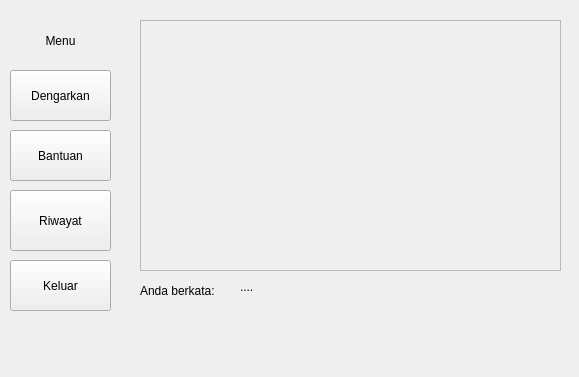
<?xml version="1.0" encoding="UTF-8"?>
<ui version="4.0">
 <class>Transibi</class>
 <widget class="QMainWindow" name="Transibi">
  <property name="geometry">
   <rect>
    <x>0</x>
    <y>0</y>
    <width>579</width>
    <height>377</height>
   </rect>
  </property>
  <property name="windowTitle">
   <string>Transibi - Penerjemah Suara ke SIBI</string>
  </property>
  <widget class="QWidget" name="centralWidget">
   <widget class="QPushButton" name="listenBtn">
    <property name="geometry">
     <rect>
      <x>10</x>
      <y>70</y>
      <width>101</width>
      <height>51</height>
     </rect>
    </property>
    <property name="text">
     <string>Dengarkan</string>
    </property>
   </widget>
   <widget class="QPushButton" name="helpBtn">
    <property name="geometry">
     <rect>
      <x>10</x>
      <y>130</y>
      <width>101</width>
      <height>51</height>
     </rect>
    </property>
    <property name="text">
     <string>Bantuan</string>
    </property>
   </widget>
   <widget class="QPushButton" name="historyBtn">
    <property name="geometry">
     <rect>
      <x>10</x>
      <y>190</y>
      <width>101</width>
      <height>61</height>
     </rect>
    </property>
    <property name="text">
     <string>Riwayat</string>
    </property>
   </widget>
   <widget class="QPushButton" name="exitBtn">
    <property name="geometry">
     <rect>
      <x>10</x>
      <y>260</y>
      <width>101</width>
      <height>51</height>
     </rect>
    </property>
    <property name="text">
     <string>Keluar</string>
    </property>
   </widget>
   <widget class="QLabel" name="label">
    <property name="geometry">
     <rect>
      <x>20</x>
      <y>30</y>
      <width>81</width>
      <height>21</height>
     </rect>
    </property>
    <property name="text">
     <string>Menu</string>
    </property>
    <property name="alignment">
     <set>Qt::AlignCenter</set>
    </property>
   </widget>
   <widget class="QFrame" name="frame">
    <property name="geometry">
     <rect>
      <x>140</x>
      <y>20</y>
      <width>421</width>
      <height>251</height>
     </rect>
    </property>
    <property name="frameShape">
     <enum>QFrame::StyledPanel</enum>
    </property>
    <property name="frameShadow">
     <enum>QFrame::Raised</enum>
    </property>
   </widget>
   <widget class="QLabel" name="label_2">
    <property name="geometry">
     <rect>
      <x>140</x>
      <y>280</y>
      <width>101</width>
      <height>21</height>
     </rect>
    </property>
    <property name="text">
     <string>Anda berkata: </string>
    </property>
    <property name="alignment">
     <set>Qt::AlignLeading|Qt::AlignLeft|Qt::AlignVCenter</set>
    </property>
   </widget>
   <widget class="QLabel" name="caption">
    <property name="geometry">
     <rect>
      <x>240</x>
      <y>280</y>
      <width>311</width>
      <height>71</height>
     </rect>
    </property>
    <property name="text">
     <string>....</string>
    </property>
    <property name="alignment">
     <set>Qt::AlignLeading|Qt::AlignLeft|Qt::AlignTop</set>
    </property>
   </widget>
   <widget class="QLabel" name="label_3">
    <property name="geometry">
     <rect>
      <x>140</x>
      <y>310</y>
      <width>67</width>
      <height>21</height>
     </rect>
    </property>
    <property name="text">
     <string/>
    </property>
   </widget>
  </widget>
 </widget>
 <resources/>
 <connections/>
</ui>
